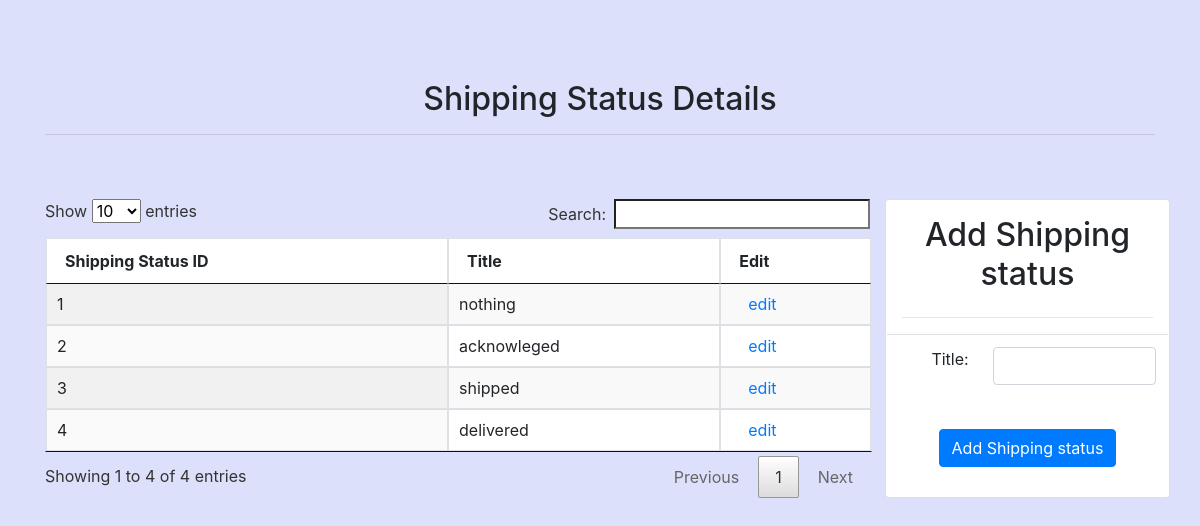
Page /shipping-status/ on the committed database.
### main/models.py (models this page shows, shortened)
class Shipping_Status(models.Model):
    title = models.CharField(max_length=255, unique=True)

### main/views.py (the view, shortened to what this page needs)
# urls.py: path('shipping-status/', shipping_status, name='shipping-status'),
def shipping_status(request):
    form = ShippingStatusForm()
    records = Shipping_Status.objects.all()
    return render(request, 'main/shipping_status.html', {
        'form': form,
        'title': 'Add Shipping status',
        'records': records
    })

### main/forms.py
class ShippingStatusForm(forms.ModelForm):
    class Meta:
        model = Shipping_Status
        fields = [
            'title',
        ]

### templates/main/shipping_status.html (shortened to what this page needs)
{% extends 'base.html' %} {% load widget_tweaks %} {% block title %}{{title}}{% endblock %} {% block content %}
<center><h2>Shipping Status Details</h2></center><hr><br>
{% if messages %}
	{% include '../includes/messages.html' %}
{% else %}
	<br>
{% endif %}
<div class="row">
	<div class="col-md-9 col-sm-12 table-responsive">
		<table id="mytable" class="mytable table table-bordered table-striped display" style="background-color: #FFFFFF;">
			<thead>
	            <th>Shipping Status ID</th>
	            <th>Title</th>
	            <th>Edit</th>
	        </thead>
	        <tbody>
	            {% for instance in records %}
	            <tr class='clickable-row'>
	                <td>{{instance.id}}</td>
	                <td>{{instance.title}}</td>
		            <td>
		                <a href="{% url 'main:update-shipping-status'  id=instance.id %}">
		                    <i class="fa fa-edit"></i>
		                    edit
		                </a>
		            </td>
	    		</tr>
	        	{% endfor %}
	    	</tbody>
		</table>
	</div>
	<div class="card col-md-3 p-3 text-center">
		<h2>{{title}}</h2><hr>
		<form id="form" method="post" action="">
            <table class="table">
				{% for field in form.visible_fields %}
					<tr class="row form-group">
						<td class="col-md-4 text-right">{{ field.label_tag }}</td>
						<td class="col-md-8">{% render_field field class+="form-control" %}</td>
					</tr>
				{% endfor %}
			</table>
            <input type="submit" value="{{title}}" class="btn btn-primary pull-right"/>
        </form>
	</div>
</div>
{% endblock %}

### rows in the picture
Shipping_Status: id "1", title "nothing"
Shipping_Status: id "2", title "acknowleged"
Shipping_Status: id "3", title "shipped"
Shipping_Status: id "4", title "delivered"

### other values in the picture
{{ title }} "Add Shipping status"
{{ field.label_tag }} "Title:"
